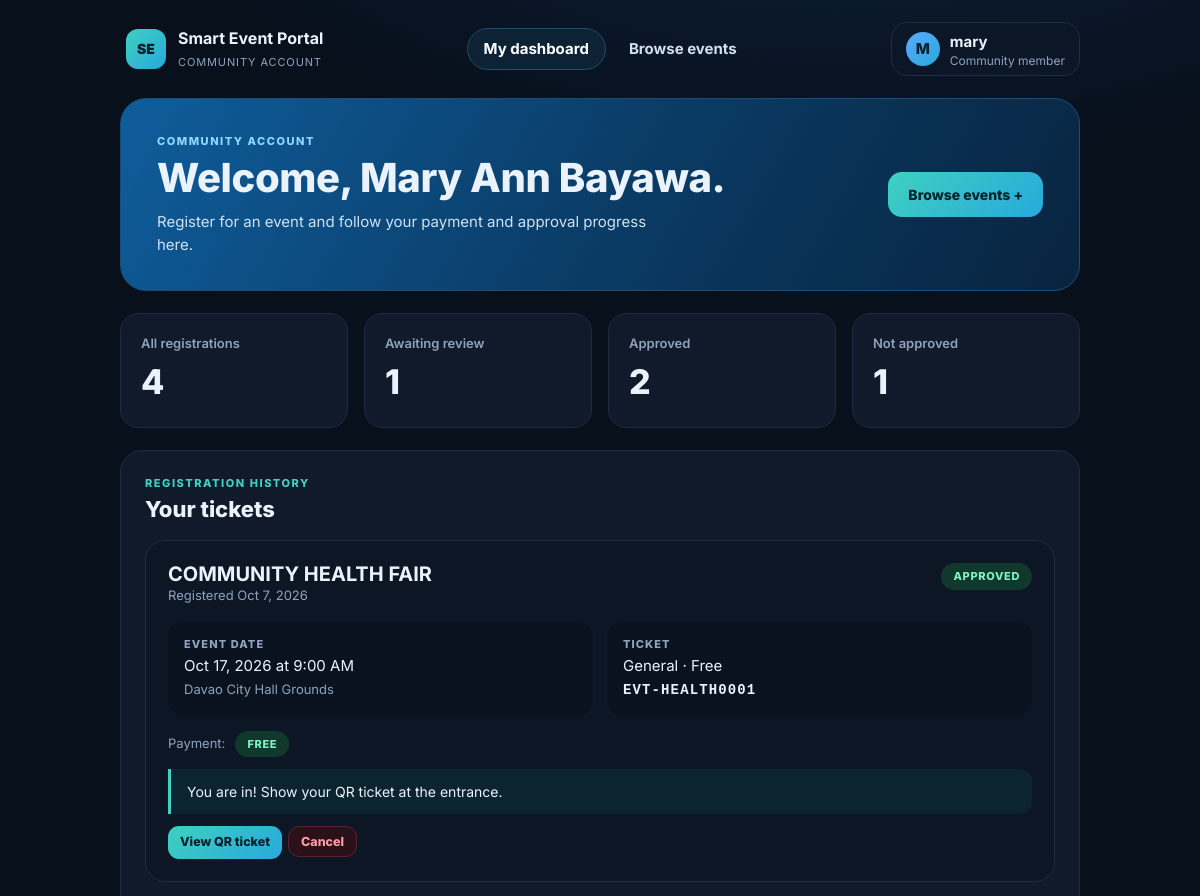
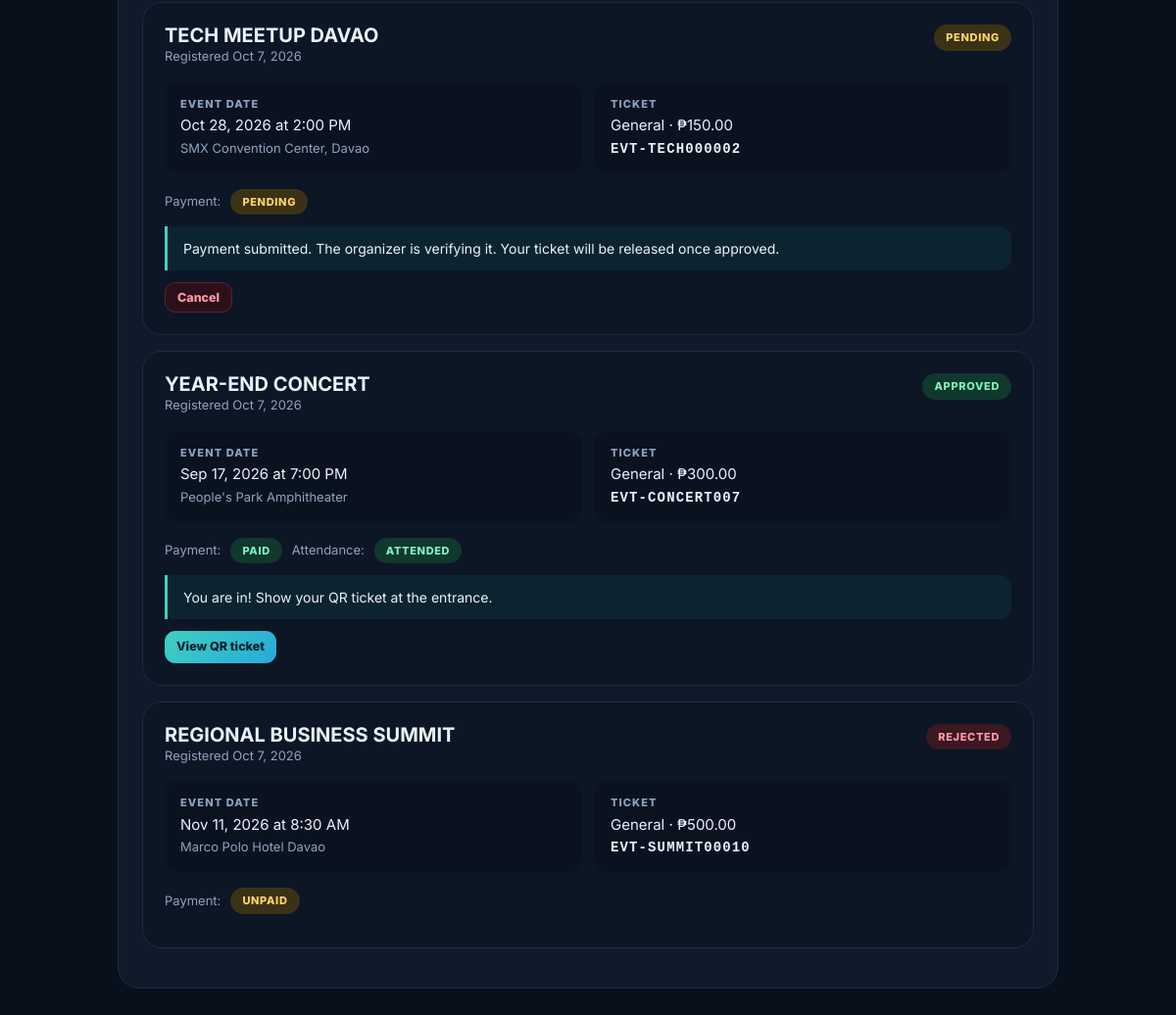
Screenshot of /user/index.php (signed in) with the database file from the repository (2 pictures, top to bottom).
### tables this page shows
CREATE TABLE registrations (
  registration_id     INT AUTO_INCREMENT PRIMARY KEY,
  event_id            INT NOT NULL,
  user_id             INT NULL,
  attendee_name       VARCHAR(120) NOT NULL,
  email               VARCHAR(150) NOT NULL,
  phone               VARCHAR(40),
  ticket_type         ENUM('General','VIP') NOT NULL DEFAULT 'General',
  ticket_code         VARCHAR(30) NOT NULL UNIQUE,
  amount              DECIMAL(10,2) NOT NULL DEFAULT 0,
  payment_status      ENUM('Unpaid','Pending','Paid','Free','Refunded') NOT NULL DEFAULT 'Unpaid',
  registration_status ENUM('Pending','Approved','Rejected','Cancelled') NOT NULL DEFAULT 'Pending',
  attendance_status   ENUM('Not Attended','Attended') NOT NULL DEFAULT 'Not Attended',
  checked_in_at       DATETIME NULL,
  registration_date   TIMESTAMP DEFAULT CURRENT_TIMESTAMP,
  FOREIGN KEY (event_id) REFERENCES events(event_id) ON DELETE CASCADE,
  FOREIGN KEY (user_id)  REFERENCES users(id) ON DELETE SET NULL,
  INDEX (event_id, registration_status)
);

CREATE TABLE events (
  event_id    INT AUTO_INCREMENT PRIMARY KEY,
  event_name  VARCHAR(150) NOT NULL,
  description TEXT,
  event_date  DATE NOT NULL,
  event_time  TIME NOT NULL,
  location    VARCHAR(200) NOT NULL,
  capacity    INT NOT NULL DEFAULT 100,
  price       DECIMAL(10,2) NOT NULL DEFAULT 0,
  vip_price   DECIMAL(10,2) NOT NULL DEFAULT 0,
  status      ENUM('Upcoming','Ongoing','Completed','Cancelled') NOT NULL DEFAULT 'Upcoming',
  created_by  INT NULL,
  created_at  TIMESTAMP DEFAULT CURRENT_TIMESTAMP,
  FOREIGN KEY (created_by) REFERENCES users(id) ON DELETE SET NULL
);

### user/index.php (the view, shortened to what this page needs)
<?php
require_once __DIR__ . '/../includes/layout.php';
$u = require_login('user');
$s = db()->prepare("SELECT r.*, e.event_name, e.event_date, e.event_time, e.location FROM registrations r JOIN events e ON e.event_id=r.event_id WHERE r.user_id=? ORDER BY r.registration_date DESC");
$s->execute([$u['id']]); $rows = $s->fetchAll();
$all = count($rows); $pend = $appr = $no = 0;
foreach ($rows as $r) { if ($r['registration_status']==='Pending') $pend++; elseif ($r['registration_status']==='Approved') $appr++; else $no++; }
?>
<section class="hero">
  <div><div class="eyebrow">Community account</div><h1>Welcome, <?= h($u['full_name']) ?>.</h1><p>Register for an event and follow your payment and approval progress here.</p></div>
  <a class="btn btn-primary" href="<?= url('user/events.php') ?>">Browse events +</a>
</section>
<div class="stats">
  <div class="stat"><div class="lbl">All registrations</div><div class="val"><?= $all ?></div></div>
  <div class="stat"><div class="lbl">Awaiting review</div><div class="val"><?= $pend ?></div></div>
  <div class="stat"><div class="lbl">Approved</div><div class="val"><?= $appr ?></div></div>
  <div class="stat"><div class="lbl">Not approved</div><div class="val"><?= $no ?></div></div>
</div>
<div class="card">
  <div class="eyebrow">Registration history</div><h2 style="margin-bottom:18px">Your tickets</h2>
  <?php foreach ($rows as $r): $rid = $r['registration_id']; ?>
  <div class="reg">
    <div class="reg-head"><div><h3><?= h($r['event_name']) ?></h3><div class="muted small">Registered <?= fdate($r['registration_date']) ?></div></div><?= badge($r['registration_status']) ?></div>
    <div class="kv">
      <div><small>Event date</small><?= fdate($r['event_date']) ?> at <?= ftime($r['event_time']) ?><br><span class="muted small"><?= h($r['location']) ?></span></div>
      <div><small>Ticket</small><?= h($r['ticket_type']) ?> &middot; <?= $r['amount'] > 0 ? money($r['amount']) : 'Free' ?><br><span class="code small"><?= h($r['ticket_code']) ?></span></div>
    </div>
    <div style="display:flex;gap:10px;align-items:center;flex-wrap:wrap">
      <span class="muted small">Payment:</span><?= badge($r['payment_status']) ?>
      <?php if ($r['attendance_status'] === 'Attended'): ?><span class="muted small">Attendance:</span><?= badge('Attended') ?><?php endif; ?>
    </div>
    <?php if ($r['registration_status'] === 'Pending' && $r['payment_status'] === 'Pending'): ?><div class="note">Payment submitted. The organizer is verifying it. Your ticket will be released once approved.</div>
    <?php elseif ($r['registration_status'] === 'Pending'): ?><div class="note">Complete your payment to secure your seat.</div>
    <?php elseif ($r['registration_status'] === 'Approved'): ?><div class="note">You are in! Show your QR ticket at the entrance.</div><?php endif; ?>
    <div class="actions" style="margin-top:12px">
      <?php if ($r['registration_status'] === 'Approved'): ?><a class="btn btn-primary btn-sm" href="<?= url('ticket.php?id=' . $rid) ?>">View QR ticket</a><?php endif; ?>
      <?php if (in_array($r['registration_status'], ['Pending','Approved']) && $r['payment_status'] !== 'Paid' && $r['attendance_status'] !== 'Attended'): ?>
        <form method="post" onsubmit="return confirm('Cancel this registration?')"><button class="btn btn-sm btn-danger">Cancel</button></form><?php endif; ?>
    </div>
  </div>
  <?php endforeach; ?>
</div>

### config.php (shortened to what this page needs)
<?php
function db(): PDO {
    static $pdo = null;
    if ($pdo === null) {
        $pdo = new PDO(
            'mysql:host=' . DB_HOST . ';dbname=' . DB_NAME . ';charset=utf8mb4',
            DB_USER, DB_PASS,
            [
                PDO::ATTR_ERRMODE => PDO::ERRMODE_EXCEPTION,
                PDO::ATTR_DEFAULT_FETCH_MODE => PDO::FETCH_ASSOC,
                PDO::ATTR_EMULATE_PREPARES => false,
            ]
        );
    }
    return $pdo;
}
function h($v): string { return htmlspecialchars((string)$v, ENT_QUOTES, 'UTF-8'); }
function url(string $p = ''): string { return BASE_URL . '/' . ltrim($p, '/'); }
function money($n): string { return '₱' . number_format((float)$n, 2); }
function fdate($d): string { return $d ? date('M j, Y', strtotime($d)) : '-'; }
function ftime($t): string { return $t ? date('g:i A', strtotime($t)) : '-'; }
function badge(string $text): string {
    $map = [
        'Approved'=>'b-green','Paid'=>'b-green','Free'=>'b-green','Verified'=>'b-green','Attended'=>'b-green','Upcoming'=>'b-blue','Ongoing'=>'b-green',
        'Pending'=>'b-amber','Unpaid'=>'b-amber','Not Attended'=>'b-gray','Completed'=>'b-gray',
        'Rejected'=>'b-red','Cancelled'=>'b-red','Refunded'=>'b-red',
    ];
    return '<span class="badge ' . ($map[$text] ?? '') . '">' . h($text) . '</span>';
}

### assets/style.css (style rules this page uses)
:root { --bg:#08101c; --side:#060d18; --card:#101a2a; --line:#1d2c42; --text:#eaf2fb; --muted:#8ea3bd; --teal:#3fd0c0; --cyan:#27a9dc; --blue:#5aa9ff; --amber:#f6c344; --red:#ff6b7a; --green:#4fd69c; --r:18px; }
* { box-sizing:border-box }
html,body { margin:0 }
body { background:radial-gradient(1200px 600px at 70% -10%,#0d2540 0,transparent 60%),var(--bg);color:var(--text); font-family:Inter,"Segoe UI",system-ui,sans-serif;font-size:15px;line-height:1.5;min-height:100vh }
a { color:var(--teal);text-decoration:none }
h1,h2,h3 { margin:0;line-height:1.15 }
h1 { font-size:30px;font-weight:800 }
h2 { font-size:22px;font-weight:800 }
h3 { font-size:17px;font-weight:700 }
.eyebrow { font-size:11px;letter-spacing:.14em;text-transform:uppercase;font-weight:800;color:var(--teal);margin-bottom:6px }
.muted { color:var(--muted) }
.small { font-size:13px }
.hero { background:linear-gradient(120deg,#0f5d9c 0,#0a3a63 55%,#08243f 100%);border:1px solid #1b4d78;border-radius:26px;padding:34px 36px;display:flex;justify-content:space-between;align-items:center;gap:24px;flex-wrap:wrap;margin-bottom:22px }
.hero h1 { font-size:40px;letter-spacing:-.01em }
.hero p { margin:10px 0 0;color:#cfe3f6;max-width:520px }
.hero .eyebrow { color:#8fd8ff }
.btn { display:inline-flex;align-items:center;justify-content:center;gap:8px;border-radius:14px;padding:12px 20px;font-weight:800;font-size:14px;border:1px solid var(--line);background:#0d1a2b;color:var(--text);cursor:pointer;font-family:inherit }
.btn-primary { background:linear-gradient(135deg,var(--teal),var(--cyan));color:#04202a;border:0 }
.btn-danger { background:#2a1119;border-color:#5a2230;color:#ff9aa6 }
.btn-sm { padding:7px 12px;font-size:12.5px;border-radius:11px }
.stats { display:grid;grid-template-columns:repeat(4,1fr);gap:16px;margin-bottom:22px }
.stat { background:var(--card);border:1px solid var(--line);border-radius:var(--r);padding:20px }
.stat .lbl { color:var(--muted);font-size:13px;font-weight:600 }
.stat .val { font-size:34px;font-weight:800;margin-top:2px }
.card { background:var(--card);border:1px solid var(--line);border-radius:22px;padding:24px;margin-bottom:22px }
.actions { display:flex;gap:6px;flex-wrap:wrap }
.actions form { margin:0 }
.badge { display:inline-block;padding:5px 12px;border-radius:999px;font-size:11px;font-weight:800;letter-spacing:.06em;text-transform:uppercase;background:#26303f;color:#c9d6e6;white-space:nowrap }
.b-green { background:#10382d;color:#7ff0bf }
.b-amber { background:#3b3216;color:#ffd466 }
.b-red { background:#3b1822;color:#ff9aa8 }
.reg { background:#0c1625;border:1px solid var(--line);border-radius:20px;padding:22px;margin-bottom:16px }
.reg-head { display:flex;justify-content:space-between;gap:12px;align-items:flex-start }
.reg-head h3 { font-size:20px;text-transform:uppercase }
.kv { display:grid;grid-template-columns:1fr 1fr;gap:14px;margin:16px 0 }
.kv div { background:#0a1220;border-radius:14px;padding:14px 16px }
.kv small { display:block;font-size:11px;letter-spacing:.1em;text-transform:uppercase;color:var(--muted);font-weight:800;margin-bottom:3px }
.note { border-left:3px solid var(--teal);background:#0c2430;border-radius:0 12px 12px 0;padding:12px 16px;margin:12px 0;font-size:14px }
.code { font-family:ui-monospace,Consolas,monospace;font-weight:800;letter-spacing:.08em;font-size:14px }

### rows the page displays
registrations: event.event_name "COMMUNITY HEALTH FAIR", registration_date "Oct 7, 2026", registration_status "APPROVED FREE", event.event_date "Oct 17, 2026", event.event_time "9:00 AM", event.location "Davao City Hall Grounds", ticket_type "General", amount "Free", ticket_code "EVT-HEALTH0001", shows "You are in! Show your QR ticket at the entrance."
registrations: event.event_name "TECH MEETUP DAVAO", registration_date "Oct 7, 2026", registration_status "PENDING PENDING", event.event_date "Oct 28, 2026", event.event_time "2:00 PM", event.location "SMX Convention Center, Davao", ticket_type "General", amount "₱150.00", ticket_code "EVT-TECH000002", shows "Payment submitted. The organizer is verifying it. Your ticket will be released once approved."
registrations: event.event_name "YEAR-END CONCERT", registration_date "Oct 7, 2026", registration_status "APPROVED PAID ATTENDED", event.event_date "Sep 17, 2026", event.event_time "7:00 PM", event.location "People's Park Amphitheater", ticket_type "General", amount "₱300.00", ticket_code "EVT-CONCERT007", shows "You are in! Show your QR ticket at the entrance."
registrations: event.event_name "REGIONAL BUSINESS SUMMIT", registration_date "Oct 7, 2026", registration_status "REJECTED UNPAID", event.event_date "Nov 11, 2026", event.event_time "8:30 AM", event.location "Marco Polo Hotel Davao", ticket_type "General", amount "₱500.00", ticket_code "EVT-SUMMIT00010"

### other values shown
$label "My dashboard"
$label "Browse events"
$ini "M"
$u['username'] "mary"
$u['full_name'] "Mary Ann Bayawa"
$all "4"
$pend "1"
$appr "2"
$no "1"
